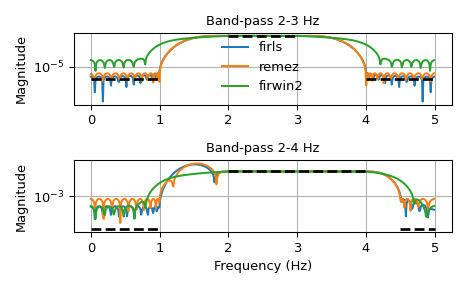

Write the Python code that produced this figure.
# We want to construct a band-pass filter. Note that the behavior in the
# frequency ranges between our stop bands and pass bands is unspecified,
# and thus may overshoot depending on the parameters of our filter:

from scipy import signal
import matplotlib.pyplot as plt
fig, axs = plt.subplots(2)
fs = 10.0  # Hz
desired = (0, 0, 1, 1, 0, 0)
for bi, bands in enumerate(((0, 1, 2, 3, 4, 5), (0, 1, 2, 4, 4.5, 5))):
    fir_firls = signal.firls(73, bands, desired, fs=fs)
    fir_remez = signal.remez(73, bands, desired[::2], fs=fs)
    fir_firwin2 = signal.firwin2(73, bands, desired, fs=fs)
    hs = list()
    ax = axs[bi]
    for fir in (fir_firls, fir_remez, fir_firwin2):
        freq, response = signal.freqz(fir)
        hs.append(ax.semilogy(0.5*fs*freq/np.pi, np.abs(response))[0])
    for band, gains in zip(zip(bands[::2], bands[1::2]),
                           zip(desired[::2], desired[1::2])):
        ax.semilogy(band, np.maximum(gains, 1e-7), 'k--', linewidth=2)
    if bi == 0:
        ax.legend(hs, ('firls', 'remez', 'firwin2'),
                  loc='lower center', frameon=False)
    else:
        ax.set_xlabel('Frequency (Hz)')
    ax.grid(True)
    ax.set(title='Band-pass %d-%d Hz' % bands[2:4], ylabel='Magnitude')
# ...
fig.tight_layout()
plt.show()
